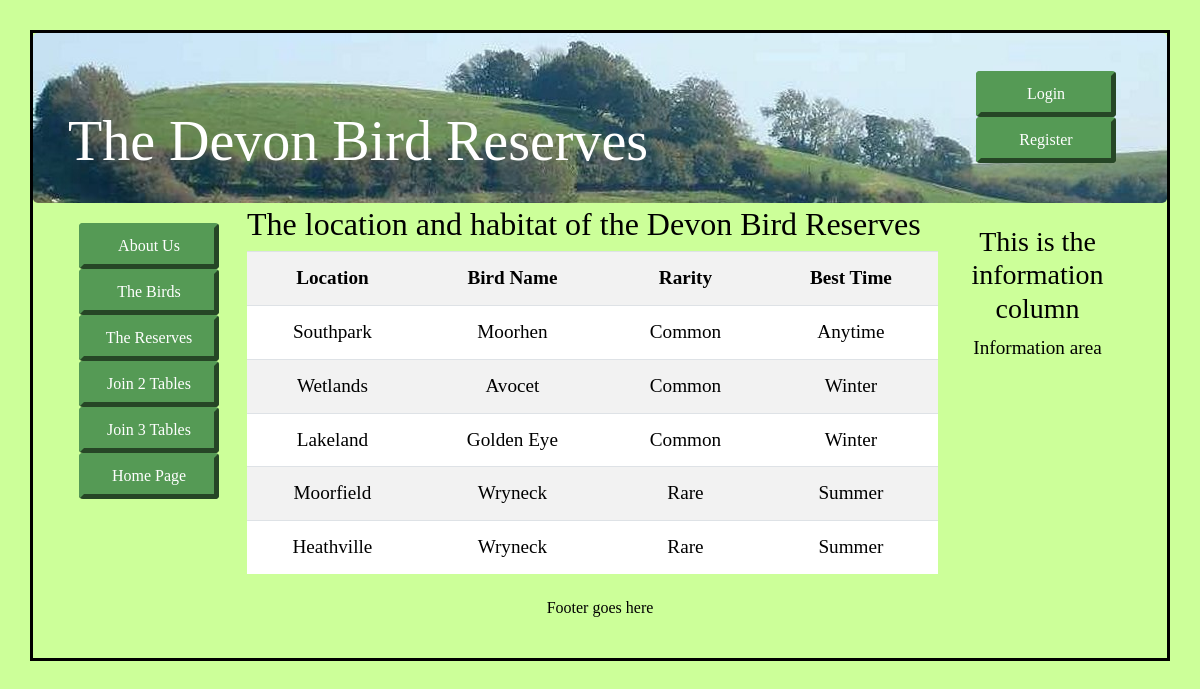
The page /join-2.php on the database its author committed.
### tables this page shows
CREATE TABLE `location` (
  `location_id` mediumint(4) UNSIGNED NOT NULL,
  `location` tinytext NOT NULL,
  `location_type` tinytext NOT NULL,
  `bird_id` mediumint(4) UNSIGNED NOT NULL
);

CREATE TABLE `birds` (
  `bird_id` mediumint(4) UNSIGNED NOT NULL,
  `bird_name` tinytext NOT NULL,
  `rarity` tinytext NOT NULL,
  `best_time` tinytext NOT NULL
);

### join-2.php (the view, shortened to what this page needs)
 <!DOCTYPE html>
<html lang="en">
<head>
  <link rel="stylesheet"
  href="https://stackpath.bootstrapcdn.com/bootstrap/4.1.0/css/bootstrap.min.css"
>
  <link rel="stylesheet" type="text/css" href="birds.css">
</head>
<body>
<div class="container" style="margin-top:30px;border: 3px black solid;">
<header class="jumbotron text-center row" id="includeheader"
style="margin-bottom:2px; padding:20px;background-color:#CCFF99;">
  <?php include('includes/header.php'); ?>
</header>
<div class="content mx-auto" id="contents">
<div class="row mx-auto" style="padding-left: 0px; height: auto;">
  <nav class="col-sm-2">
      <ul class="nav nav-pills flex-column">
		<?php include('includes/nav.php'); ?>
      </ul>
  </nav>
<div class="col-sm-8 row" style="padding-left: 30px;">
<h2>The location and habitat of the Devon Bird Reserves</h2>
<p>
<?php
try {
require ('mysqli_connect.php');
$q = "SELECT location.location, birds.bird_name, birds.rarity, birds.best_time
FROM location INNER JOIN birds ON location.bird_id=birds.bird_id";
$result = mysqli_query ($dbcon, $q);
if ($result) {
?>
<table class="table table-striped" style="background: white;color:black;">
<tr>
<th scope="col">Location</th>
<th scope="col">Bird Name</th>
<th scope="col">Rarity</th>
<th scope="col">Best Time</th>
</tr>
<?php
while ($row = mysqli_fetch_array($result, MYSQLI_ASSOC)) {
	$location = htmlspecialchars($row['location'], ENT_QUOTES);
	$bird_name = htmlspecialchars($row['bird_name'], ENT_QUOTES);
	$rarity = htmlspecialchars($row['rarity'], ENT_QUOTES);
	$best_time = htmlspecialchars($row['best_time'], ENT_QUOTES);
	echo '<tr>
	<td scope="row">' . $location . '</td>
	<td scope="row">' . $bird_name . '</td>
	<td scope="row">' . $rarity . '</td>
	<td scope="row">' . $best_time . '</td>
	</tr>';
	}
	echo '</table>';
} else {
	echo '<p class="text-center">The current birds or locations could not be retrieved. ';
	echo 'We apologize for any inconvenience.</p>';
}
}
catch(Exception $e)
   {
     print "The system is busy please try later";
   }
   catch(Error $e)
   {
     print "The system is busy please try later";
   }
?></p>
</div>
	<aside class="col-sm-2" style="padding-top: 20px; padding-right: 0px;">
      <?php include('includes/info-col.php'); ?>
	</aside>
  </div>
<footer class="jumbotron text-center row"
style="padding-bottom:1px; padding-top:8px;background-color:#CCFF99;">
  <?php include('includes/footer.php'); ?>
</footer>
</div>
</div>
</body>
</html>

### birds.css (style rules this page uses)
header { color:white; background-color:#CCFF99; }
#includeheader { height:auto; background:#95b522; margin-bottom: 0px; padding:0px; background:url('images/header3.jpg'); background-repeat:no-repeat; }
#contents { background-color:transparent ;margin-top: -7px; color: black; margin: 0px; padding: 0px; }

### rows shown on the page
location: location "Southpark", bird.bird_name "Moorhen", bird.rarity "Common", bird.best_time "Anytime"
location: location "Wetlands", bird.bird_name "Avocet", bird.rarity "Common", bird.best_time "Winter"
location: location "Lakeland", bird.bird_name "Golden Eye", bird.rarity "Common", bird.best_time "Winter"
location: location "Moorfield", bird.bird_name "Wryneck", bird.rarity "Rare", bird.best_time "Summer"
location: location "Heathville", bird.bird_name "Wryneck", bird.rarity "Rare", bird.best_time "Summer"
